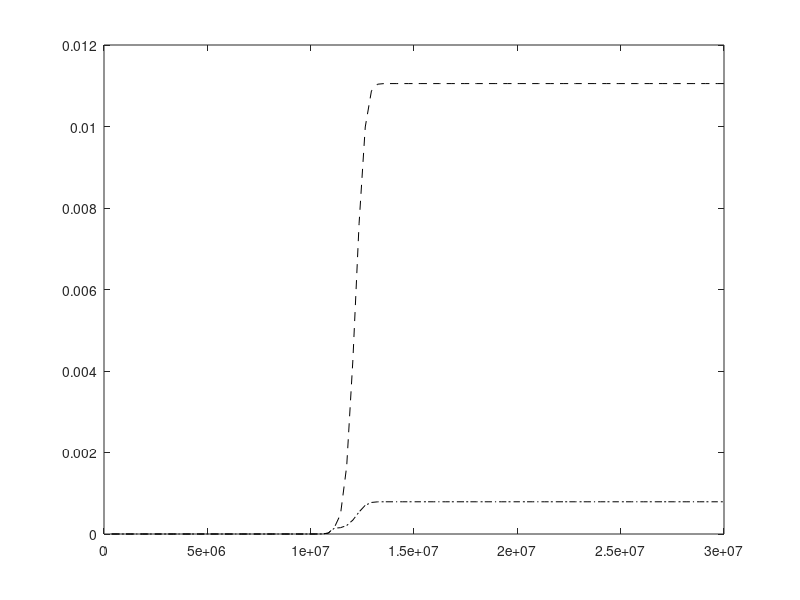

This figure's MATLAB source: (Note: this script raises an error after producing the figure.)
start_tic = tic;
close all

load Ft_up_lo.mat

hl = plot(t, F(:,1), 'k--', t, F(:,2), 'k-.');
legend(hl, {'upper', 'lower'}, 'location', 'SE');

h = gca;
xlabel('$t$');
ylabel('$F(t)$');
h.YScale = 'log';
h.YLim = [1e-40 1];
h.YTick = 10.^[-40 -30 -20 -10 0];

grid off

%%
fprintf('%s elapsed: %f s\n', mfilename, toc(start_tic));

figure(1);
if strncmpi(mfilename, 'plot_', 5)
    pname = mfilename;  % mfilename(6:end) wont work.
    print(pname(6:end), '-depsc');
else
    set(1, 'windowstyle', 'docked')
end